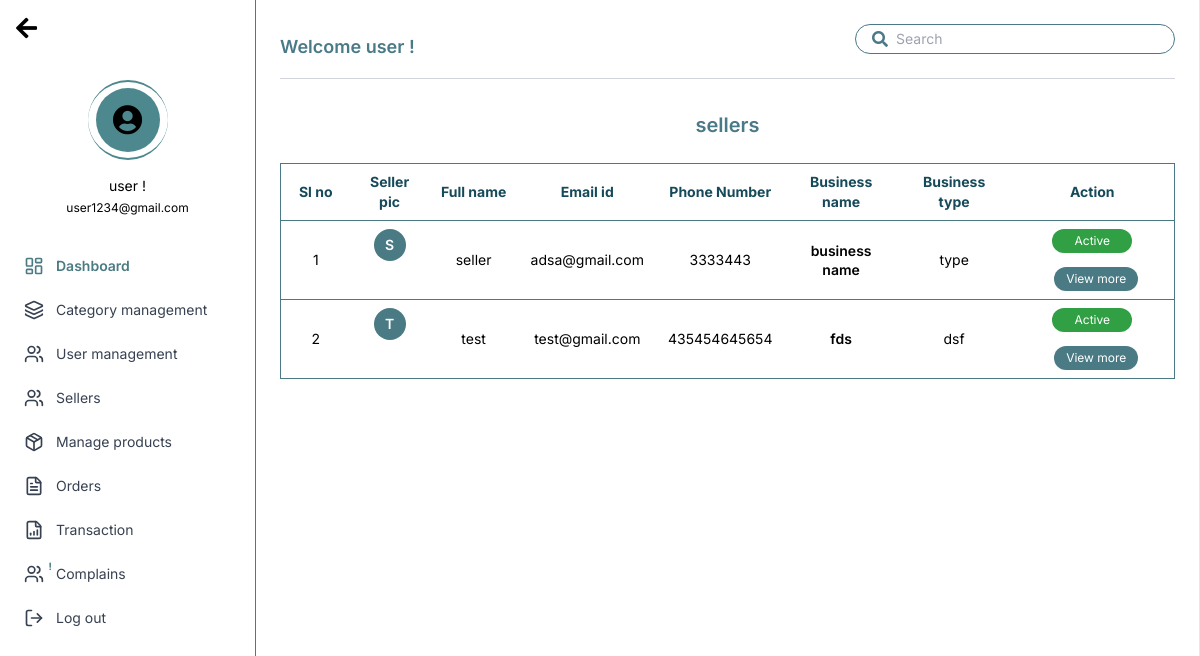
/admin_panel/sellers/, run on the app's committed database.
### seller/models.py (models this page shows, shortened)
class Seller(models.Model):
    user = models.OneToOneField(User, on_delete=models.CASCADE, related_name='seller_profile', null=True)
    full_name = models.CharField(max_length=100)
    email = models.EmailField()
    phone_number = models.CharField(max_length=15)
    business_name = models.CharField(max_length=100)
    business_type = models.CharField(max_length=100)
    business_address = models.TextField()
    registration_number = models.CharField(max_length=100)
    validation_document = models.FileField(upload_to='validation_documents/')
    is_approved = models.BooleanField(default=False)
    is_rejected = models.BooleanField(default=False)
    rejection_reason = models.TextField(blank=True, null=True)

### admin_panel/views.py (the view)
# urls.py: path('sellers/', views.sellers_list, name='sellers-list'),
def sellers_list(request):
    sellers = Seller.objects.all()
    return render(request, 'admin_panel/sellers.html', {'sellers': sellers})

### admin_panel/templates/admin_panel/sellers.html (shortened to what this page needs)
{% extends 'admin_base.html' %}
{% block content %}
</aside>
<main class="flex-1 p-6">
  <header
    class="flex flex-col sm:flex-row justify-between items-center border-b border-gray-300 pb-2 mb-8"
  >
    <h1 class="text-[#4a7a87] font-semibold text-lg mb-3 sm:mb-0">
      Welcome user !
    </h1>
    <form class="w-full sm:w-80">
      <div
        class="flex items-center border border-[#4a7a87] rounded-full px-4 py-1 text-[#4a7a87]"
      >
        <i class="fas fa-search text-[#4a7a87]"></i>
        <input
          id="search"
          type="search"
          placeholder="Search"
          class="flex-grow bg-transparent outline-none text-sm ml-2"
        />
      </div>
    </form>
  </header>
  <section>
    <h2
      class="text-[#4a7a87] font-semibold text-xl text-center mb-6"
      style="text-transform: lowercase;"
    >
      sellers
    </h2>
    <div class="overflow-x-auto">
      <table
        class="min-w-full border border-[#4a7a87] rounded-lg text-sm text-left"
      >
        <thead>
          <tr class="text-[#164a5a] font-semibold text-center border-b border-[#4a7a84]">
            <th class="px-3 py-2 min-w-[70px]">Sl no</th>
            <th class="px-3 py-2 min-w-[60px]">Seller pic</th>
            <th class="px-3 py-2 min-w-[90px]">Full name</th>
            <th class="px-3 py-2 min-w-[110px]">Email id</th>
            <th class="px-3 py-2 min-w-[100px]">Phone Number</th>
            <th class="px-3 py-2 min-w-[90px]">Business name</th>
            <th class="px-3 py-2 min-w-[100px]">Business type</th>
            <th class="px-3 py-2 min-w-[100px]">Action</th>
          </tr>
        </thead>
<tbody class="text-black text-center">
    {% for seller in sellers %}
      <tr class="border-b border-[#4a7a84]">
        <td class="px-3 py-2 font-normal">{{ forloop.counter }}</td>
        <td class="px-3 py-2 flex justify-center">
          <div class="w-8 h-8 rounded-full bg-[#4a7a84] text-white flex items-center justify-center font-semibold">
            {{ seller.full_name|first|upper }}
          </div>
        </td>
        <td class="px-3 py-2 font-normal">{{ seller.full_name }}</td>
        <td class="px-3 py-2 font-normal leading-snug">{{ seller.email }}</td>
        <td class="px-3 py-2 font-normal">{{ seller.phone_number }}</td>
        <td class="px-3 py-2 font-semibold leading-snug">{{ seller.business_name }}</td>
        <td class="px-3 py-2 font-normal">{{ seller.business_type }}</td>
        <td class="px-3 py-2">
          <form method="post" action="{% url 'toggle-seller' seller.id %}" class="inline-block">
            {% if seller.user.is_active %}
              <button class="bg-[#319F43] text-white text-xs rounded-full px-3 py-1 w-[80px]">Active</button>
            {% else %}
              <button class="bg-[#E33629] text-white text-xs rounded-full px-3 py-1 w-[80px]">Deactive</button>
            {% endif %}
          </form>
          <a href="{% url 'seller_view' seller_id=seller.id %}" class="inline-block ml-2">
            <button class="bg-[#4a7a84] text-white text-xs rounded-full px-3 py-1">View more</button>
          </a>
        </td>
      </tr>
    {% endfor %}
  </tbody>
</table>
</div>
</section>
</main>
</div>
  {% endblock content %}

### templates/admin_base.html (style rules this page uses)
body { font-family: "Inter", sans-serif; }

### data on the page
Seller: full_name|first "S", full_name "seller", email "adsa@gmail.com", phone_number "3333443", business_name "business name", business_type "type", shows "Active"
Seller: full_name|first "T", full_name "test", email "test@gmail.com", phone_number "435454645654", business_name "fds", business_type "dsf", shows "Active"
